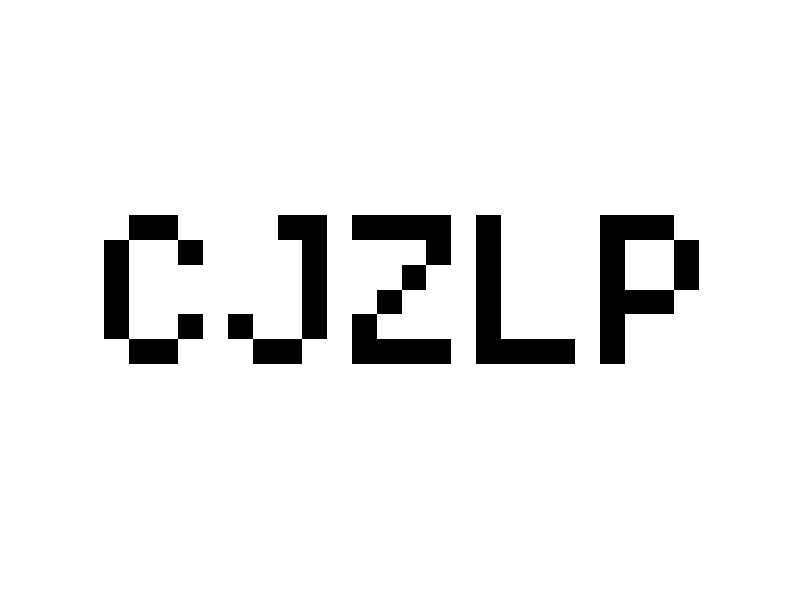

The MATLAB script that drew this image:
clear all;
close all;

f = fopen('input.txt');
lines = textscan(f,'%s');

inp = char(lines);
for i = 1:length(inp)
  in(i) = str2num(inp(i));  
end

width = 25;
height = 6;
pixelsPerLayer = width * height;
amountOfLayers = length(in)/pixelsPerLayer;

minZeros = Inf;
for i = 1:amountOfLayers
   currZeros(i) = sum(in(((i-1)*pixelsPerLayer+1):(i * pixelsPerLayer)) == 0);
   if(currZeros(i) < minZeros)
    minZeros = currZeros(i);
    minZerosLayer = i;
   end
end
minZeros
minZerosLayer
ansPart1 = sum(in(((minZerosLayer-1)*pixelsPerLayer+1):(minZerosLayer * pixelsPerLayer)) == 1) * sum(in(((minZerosLayer-1)*pixelsPerLayer+1):(minZerosLayer * pixelsPerLayer)) == 2)

##plot(currZeros)

##count =0;
##for k = 1:height
##  for j = 1:width
##    count+=1;
##    x(count) = (k-1)*width+j;
##  end  
##end

for k = 1:height
  for j = 1:width
    idx = ((k-1)*width+j):pixelsPerLayer:length(in);
    firstZero = find(in(idx) == 0,1);
    firstOne  = find(in(idx) == 1,1);
    if(length(firstZero)<1), firstZero = Inf;end
    if(length(firstOne)<1), firstOne = Inf;end
    outputPicture(k,j) = in(idx(min(firstZero,firstOne)));
  end  
end

imshow(1-outputPicture);
##for i = 1:pixelsPerLayer
##  ansPart2(i) = num2str(outputPicture(i));
##end